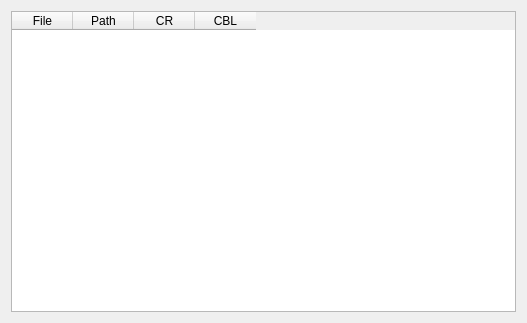
<?xml version="1.0" encoding="UTF-8"?>
<ui version="4.0">
 <class>pageListEditor</class>
 <widget class="QWidget" name="pageListEditor">
  <property name="geometry">
   <rect>
    <x>0</x>
    <y>0</y>
    <width>527</width>
    <height>323</height>
   </rect>
  </property>
  <property name="windowTitle">
   <string>Form</string>
  </property>
  <layout class="QHBoxLayout" name="horizontalLayout">
   <item>
    <widget class="QTableWidget" name="twList">
     <property name="acceptDrops">
      <bool>true</bool>
     </property>
     <property name="selectionBehavior">
      <enum>QAbstractItemView::SelectRows</enum>
     </property>
     <attribute name="horizontalHeaderDefaultSectionSize">
      <number>61</number>
     </attribute>
     <attribute name="horizontalHeaderMinimumSectionSize">
      <number>36</number>
     </attribute>
     <attribute name="horizontalHeaderStretchLastSection">
      <bool>false</bool>
     </attribute>
     <column>
      <property name="text">
       <string>File</string>
      </property>
     </column>
     <column>
      <property name="text">
       <string>Path</string>
      </property>
     </column>
     <column>
      <property name="text">
       <string>CR</string>
      </property>
      <property name="toolTip">
       <string/>
      </property>
      <property name="textAlignment">
       <set>AlignHCenter|AlignVCenter|AlignCenter</set>
      </property>
     </column>
     <column>
      <property name="text">
       <string>CBL</string>
      </property>
      <property name="textAlignment">
       <set>AlignHCenter|AlignVCenter|AlignCenter</set>
      </property>
     </column>
    </widget>
   </item>
  </layout>
 </widget>
 <resources/>
 <connections/>
</ui>
